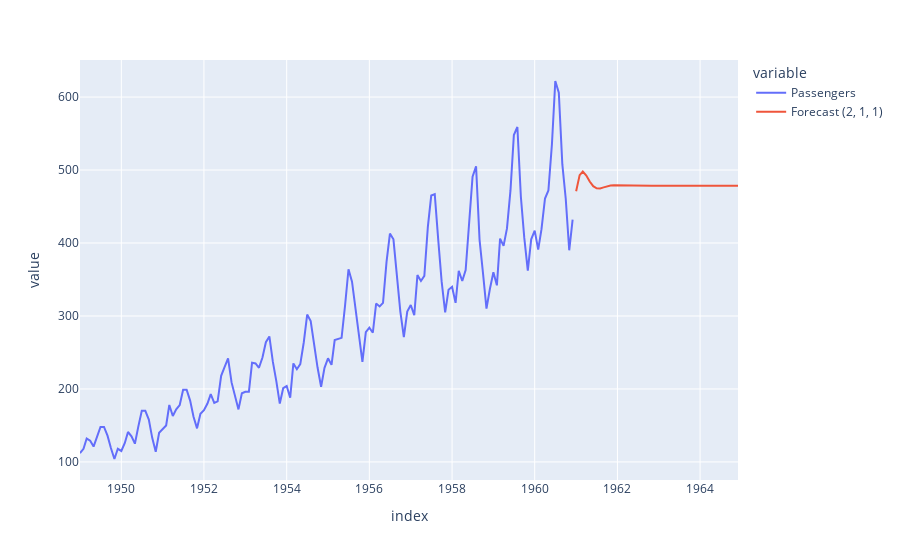

The cell this chart's notebook holds for it:
### Code cell
df_pred.plot()

### Figure 1 — Plotly figure (JSON) as saved in the notebook; plotly's stock layout.template omitted (floating-point values rounded to 4 significant figures; data arrays with more than 128 entries replaced by an {"elided": "..."} marker saying what was removed)
{"data": [{"hovertemplate": "variable=Passengers<br>index=%{x}<br>value=%{y}<extra></extra>", "legendgroup": "Passengers", "line": {"color": "#636efa", "dash": "solid"}, "marker": {"symbol": "circle"}, "mode": "lines", "name": "Passengers", "orientation": "v", "showlegend": true, "type": "scatter", "x": {"elided": "192 str values"}, "xaxis": "x", "y": {"elided": "192 int values"}, "yaxis": "y"}, {"hovertemplate": "variable=Forecast (2, 1, 1)<br>index=%{x}<br>value=%{y}<extra></extra>", "legendgroup": "Forecast (2, 1, 1)", "line": {"color": "#EF553B", "dash": "solid"}, "marker": {"symbol": "circle"}, "mode": "lines", "name": "Forecast (2, 1, 1)", "orientation": "v", "showlegend": true, "type": "scatter", "x": {"elided": "192 str values"}, "xaxis": "x", "y": {"elided": "192 float values"}, "yaxis": "y"}], "layout": {"legend": {"title": {"text": "variable"}, "tracegroupgap": 0}, "margin": {"t": 60}, "xaxis": {"anchor": "y", "domain": [0, 1], "title": {"text": "index"}}, "yaxis": {"anchor": "x", "domain": [0, 1], "title": {"text": "value"}}}}
